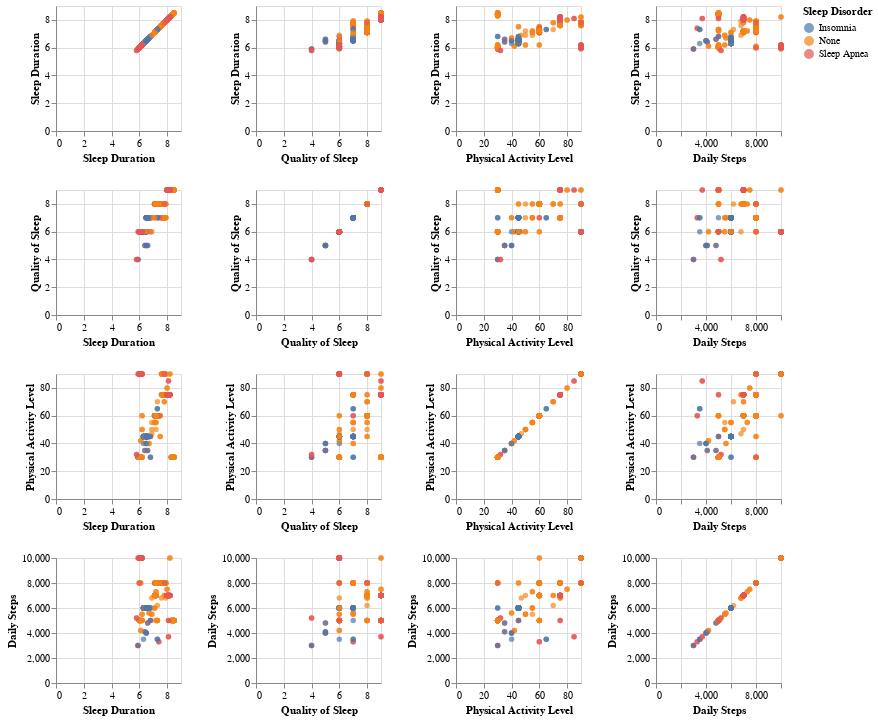

Notebook code for this chart:
### Code cell
# Build a SPLOM
alt.Chart(data).mark_circle().encode(
    alt.X(alt.repeat("column"), type="quantitative"),
    alt.Y(alt.repeat("row"), type="quantitative"),
    color="Sleep Disorder",
    tooltip=["Age", "Sleep Disorder"]
).properties(
    width=125,
    height=125
).repeat(
    row=["Sleep Duration","Quality of Sleep","Physical Activity Level","Daily Steps"],
    column=["Sleep Duration","Quality of Sleep","Physical Activity Level","Daily Steps"]
)

### Figure 1 — Vega-Lite specification as saved in the notebook (floating-point values rounded to 4 significant figures; data arrays with more than 128 entries replaced by an {"elided": "..."} marker saying what was removed)
{"config": {"view": {"continuousWidth": 400, "continuousHeight": 300}}, "repeat": {"column": ["Sleep Duration", "Quality of Sleep", "Physical Activity Level", "Daily Steps"], "row": ["Sleep Duration", "Quality of Sleep", "Physical Activity Level", "Daily Steps"]}, "spec": {"data": {"name": "data-0a8151ac912dbc8299ee2d748a0b855a"}, "mark": "circle", "encoding": {"color": {"field": "Sleep Disorder", "type": "nominal"}, "tooltip": [{"field": "Age", "type": "quantitative"}, {"field": "Sleep Disorder", "type": "nominal"}], "x": {"field": {"repeat": "column"}, "type": "quantitative"}, "y": {"field": {"repeat": "row"}, "type": "quantitative"}}, "height": 125, "width": 125}, "$schema": "https://vega.github.io/schema/vega-lite/v4.17.0.json", "datasets": {"data-0a8151ac912dbc8299ee2d748a0b855a": {"elided": "374 records"}}}
